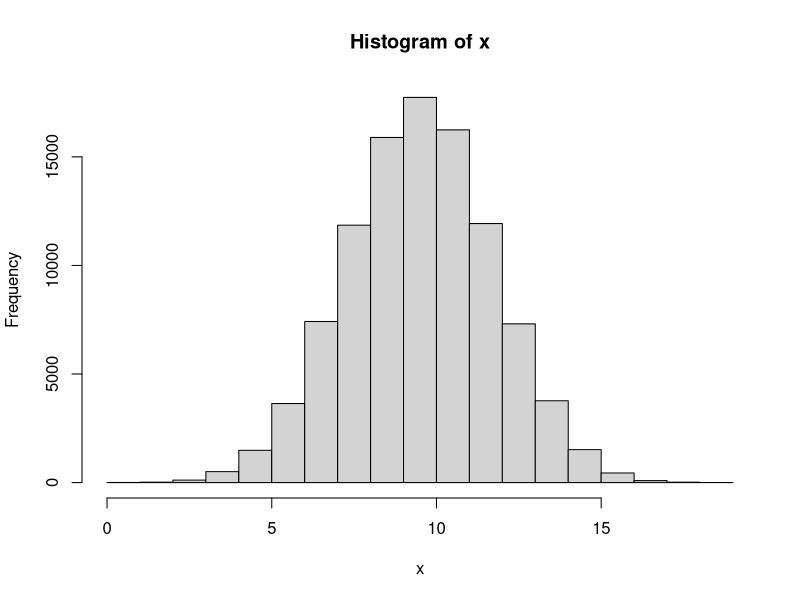
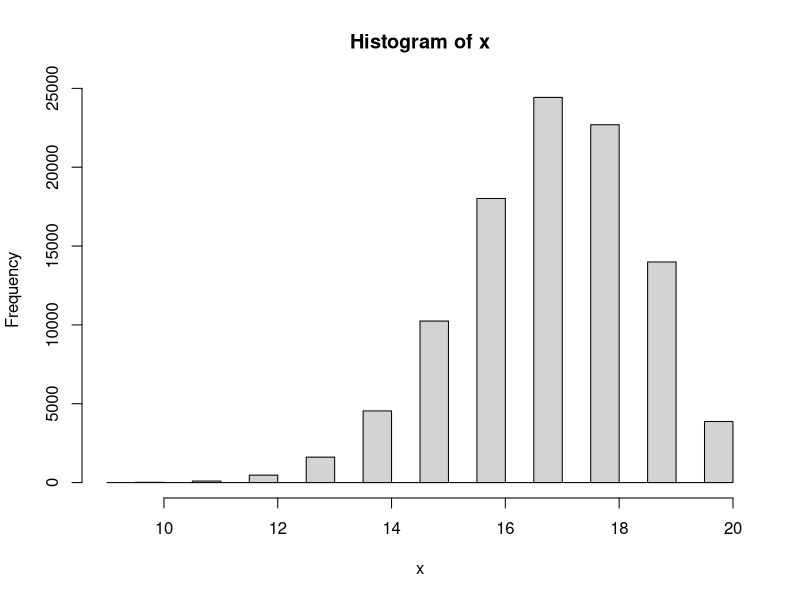

Source code (R) for these figures, in order:
#------------------

# Answer to the Question # 01

#------------------

# No 1 of Q.1 

#a) 

# Taking a sample with n = 20 and p = 0.5

x1 <- rbinom(1, 20, 0.5)

#The value of x1
x1


#b) 

#Finding the range for x1 with n = 20 and p = 0.5


n <- 20

p <- 0.5


# Finding and defining the minimum value

min_value <- min(0, n)

# Finding and defining the maximum value

max_value <- max(0:n)

# Calculate the cumulative probability at the minimum value

cdf_min <- pbinom(min_value, n, p)

# Calculate the cumulative probability at the maximum value

cdf_max <- pbinom(max_value, n, p)

# Range of the binomial distribution

range_binomial <- c(min_value, max_value)

range_binomial


#2 of Q.1

# Repeating Q.1 for N = 100000 times


N <- 100000

x <- rep(NA, N)

x

for (i in 1: N){
  x[i] <- rbinom(1, 20, 0.5)
}

x

# Plot the histogram

hist(x)

#Find the minimum and maximum value

max(x)

min(x)


#3 of Q.1 

# Now setting if x is bigger or less than 15 then y = 1 . And y = 0 otherwise.

y_1 <- ifelse(c(x)>=15, 1,0)
y_1



# 4 of Q.1

#Calculating summation of y

sum(y_1)



#5 of Q.1 

# Now repeating all the steps above for n = 20 and p =0.85


#a) 

# Taking a sample 

x1 <- rbinom(1, 20, 0.85)
x1


#b)

#Finding the range for x1

n <- 20

p <- 0.85

# Find the minimum value

min_value <- min(0, n)

# Find the maximum value

max_value <- max(0:n)

# Calculate the cumulative probability at the minimum value

cdf_min <- pbinom(min_value, n, p)

# Calculate the cumulative probability at the maximum value

cdf_max <- pbinom(max_value, n, p)

# Range of the binomial distribution

range_binomial <- c(min_value, max_value)

range_binomial


#c. 

# Now taking N = 100000 times

N <- 100000

x <- rep(NA, N)

x

for (i in 1: N){
  x[i] <- rbinom(1, 20, 0.85)
}

x

# Plot the histogram

hist(x)


#Find the min and max value

max(x)

min(x)


#d. 

# Now setting if x is bigger or less than 15 then y = 1 . And y = 0 otherwise

y_1 <- ifelse(c(x)>=15, 1,0)
y_1


#e. 

#Calculating summation of y

sum(y_1)


#f. 

#Calculating summation of y divided by N

sum(y_1) / N




# ---------------------------------------------

# Answer to the Question # 01 - (6) : 

# ---------------------------------------------


# Now I have to make a guess about type I and type II errors for Null Hypothesis H0: p0 = 0.5 VS Alternative hypothesis H1: p1 = 0.85. For setting that what is the chance of a fair coin landing on heads at least 15 times out of 20 flips?


# Type I error means we reject the null hypothesis when it is actually true. It is also known as 'False Positive'. The significance level or alpha (a) is the probability of making a type I error. We usually set it as 0.05 or 0.01.


# The chance of a fair coin landing on heads at least 15 times out of 20 flips, we are using binomial distribution and a two-tailed test for this question. By calculating on the calculator it is found that the probability of getting 15 or more successes out of 20 trials when the p0 = 0.5 is approximately 0.026. So, it can be said that if the p0 = 0.5, we would reject the null hypothesis and conclude that the proportion is significantly different from 0.5 in about 2.6% of the cases.

# On the other hand, Type II error means we fail to reject the null hypothesis when it is actually false. It is also known as 'False Negative'. The probability of making a type II error is denoted by beta (B).

# To find the probability of a type II error, we know that for the alternative hypothesis, p1 = 0.85. By calculating on the calculator, we got that the chance of a fair coin landing on heads at least 15 times out of 20 flips when p1 = 0.85 is approximately 0.408. This means we would fail to reject the null hypothesis and conclude that the proportion is not significantly different from 0.5 in about 40.8% of the cases.

# In summary, the estimated probabilities of making a type I error and a type II error for this hypothesis test are approximately 0.026 and 0.408, respectively.



# ---------------------------------------------

#Answer to the Q. 2 :

# ---------------------------------------------


# Here is the sample: 2 2 1 2 2 2 1 1 2 1 1 2 2 1 1 2 1 2 2 2 1 2 1 2 1 2 2 2 2 2 2 2 2 1 2 1 2 1 2 2


# We have to test whether the sample is random or not.


# To test whether the process of treatment assignments is random, we will use a chi-squared fit test. At first, we will count the number of treatments of each type, and then compare the observed frequencies to the expected frequencies under the assumption of a random process.

# In this case, there are 40 treatments. Among them:
  
# For Observed frequencies: Type 1 = 18 treatments and Type 2 = 22 treatments.

# Expected frequencies (we assume that there is randomness): Type 1 = 20 treatments and Type 2 = 20  treatments. (As there are 40 treatments in total and a 50% chance of each type).


# To calculate the chi-squared statistic, we can use the formula:
  
#  χ2 = Σ ((Oi - Ei)² / Ei)

# Here,

# Oi = Observed Frequency for category  i , (here i = 1 or 2), 

# Ei = Expected frequency for category i, (here i = 1 or 2).

# And the sum is taken over all categories.

# By using an online calculator and plugging the numbers, we got that:
  
  
# χ2 = ((18-20)²/20) + ((22-20)²/20) = 0.4


# To determine whether this value is statistically significant, we need to compare it to a chi-squared distribution with one degree of freedom (since we have two categories and one parameter estimated from the data). Using a table, we find that the p-value for this test is approximately 0.5, which is very large.

# Therefore, we fail to reject the null hypothesis that the treatment assignments are random. In other words, there is no evidence to suggest that the process was biased or non-random.



# ---------------------------------------------

#Answer to the Q. 3 :

# ---------------------------------------------


#Answer for 3 - a


#1

# Taking a sample

x2 <- rbinom(1, 1, 0.5)
x2


#Then identify the range

n <- 1
p <- 0.5


# Find the minimum value

min_value <- min(0, n)


# Find the maximum value

max_value <- max(0:n)


# Calculate the cumulative probability at the minimum value

cdf_min <- pbinom(min_value, n, p)

# Calculate the cumulative probability at the maximum value

cdf_max <- pbinom(max_value, n, p)

# Range of the binomial distribution

range_binomial <- c(min_value, max_value)

range_binomial


#For question 3 - (a) - #2 and #3

# Patient will get “A” if x2 = 1, and get “B” if x2 = 0

# Repeating 1 & 2 for N = 40


N <- 40
x <- rep(NA, N)

x

for (i in 1: N){
  x[i] <- rbinom(1, 1, 0.5)
}

x

# Now assigning A and B for 1 and 0 respectively.

x[x == 1] <- "A"
x[x == 0] <- "B"


# print the modified values of x

print(x)


#Number of A and B

table(x)


# --------------------------------------------


# --------------------------------------------


#Answer for 3 - b



# Set the block size

block_size <- 40


# Create a vector of treatment assignments

treatments <- rep(c("A", "B"), length.out = block_size*1)


# Create a vector of block assignments

blocks <- rep(1:1, each = block_size)


# Randomly permute the blocks

blocks <- sample(blocks)


# Order the treatment assignments within each block

for (i in 1:1) {
  treatments[blocks == i] <- sample(treatments[blocks == i])
}

# View the resulting treatment assignments by block

a <- split(treatments, blocks)

a

#Number of A and B

table(a)

# The difference between 3(a) and 3 (b) is that - in 3 (a) , though the probability is p = 0.5 , for the N = 40 , number of A and B is not same. For my case , A = 18 and B = 22. But, in 3 (b) we used random permutated block randomization with a block size of 40. And for this case number of A and B is same. For my case , A = 20 and B = 20.



# --------------------------------------------

# --------------------------------------------


# Answer for 3 - c


# Set the block size of 8


block_size <- 8


# Create a vector of treatment assignments


treatments <- rep(c("A", "B"), length.out = block_size*5)


# Create a vector of block assignments


blocks <- rep(1:5, each = block_size)


# Randomly permute the blocks

blocks <- sample(blocks)



# Order the treatment assignments within each block

for (i in 1:5) {
  treatments[blocks == i] <- sample(treatments[blocks == i])
}


# View the resulting treatment assignments by block. There are 5 different block with block size of 8


d <- split(treatments, blocks)
d

# Now, merging all the 5 different blocks into 1. So, now there will be 40


b <- unsplit(treatments, blocks)

b


#Number of A and B

table(b)

# The difference between 3(b) and 3 (c) is that - in 3 (b), we used random permutated block randomization with a block size of 40. And for this case number of A and B is same. For my case , it was A = 20 and B = 20. But, in 3 (c) though we used random permutated block randomization, but this time with a block size of 8. After that we added all the 8 blocks so total sample is 40. And for this case number of A and B is not same. For my case , it was A = 24 and B = 16. 

# If we stop the study for toxicity for in sample size = 20, then for 3 (b) = The difference between number of A and B will not be that much. 

# But, for 3 (c) = The difference between the number of A and B will be more than 3 (b)
